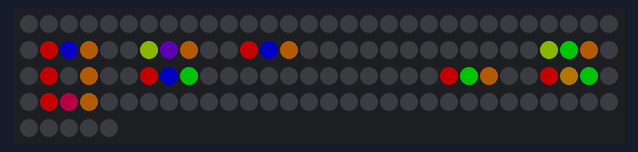
Simulated run of this sketch. Board: Arduino Uno, built with avr-gcc and run on an emulated ATmega328P. Shown: 125 RGB LEDs in strip order, left to right, continuing on the next row. Dim RGB values are drawn brighter than linear.

Above: at 0.1 s.

The sketch:

RubiksCube3D.ino
```cpp
/*
  FEED ME , I'M POOR AND I MADE THIS FOR FREE - https://paypal.me/Mystereon
  RubiksCube3D.ino — standalone SkeletonCube pattern demo
  Created by Dad (MysterEon) & Manus, 2026.
*/
#include <FastLED.h>
#define DATA_PIN 2
#define CHIPSET WS2812B
#define COLOR_ORDER GRB
constexpr uint8_t N=5,BRIGHTNESS=100;constexpr uint16_t NUM_LEDS=125;CRGB leds[NUM_LEDS];
uint16_t idx(uint8_t x,uint8_t y,uint8_t z){return z*25+y*5+x;}void voxel(int8_t x,int8_t y,int8_t z,CRGB c){if(x>=0&&x<5&&y>=0&&y<5&&z>=0&&z<5)leds[idx(x,y,z)]=c;}
void setup(){FastLED.addLeds<CHIPSET,DATA_PIN,COLOR_ORDER>(leds,NUM_LEDS);FastLED.setBrightness(BRIGHTNESS);FastLED.setMaxPowerInVoltsAndMilliamps(5,1500);}
void loop(){fill_solid(leds,NUM_LEDS,CRGB::Black);uint8_t turn=uint8_t(millis()*.0012f)%6;for(int8_t z=1;z<=3;z++)for(int8_t y=1;y<=3;y++)for(int8_t x=1;x<=3;x++){if(!(x==1||x==3||y==1||y==3||z==1||z==3))continue;uint8_t h=x==1?0:x==3?32:y==1?96:y==3?160:z==1?192:42;if((x+y+z+turn)%4==0)h+=70;voxel(x,y,z,CHSV(h,235,245));}FastLED.show();}
```
